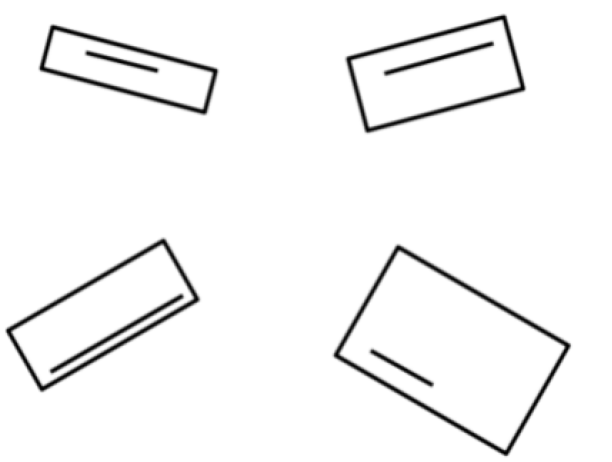
#> input picture Notebook/rectangles.png, 612 x 462 px
$ jupyter execute --allow-errors rectangle-sol.ipynb
#> lines starting #> are read from the running program, lines starting #| are printed output that depends on the picture; after the words box and inside, x2 and y2 are one past the last pixel; in counts of white or black regions, pixels touching at a corner belong together; long printed decimals are rounded
[cell 1]
# pip install opencv-python

[cell 2]
import numpy as np
import matplotlib.pyplot as plt
import cv2


image = cv2.imread('rectangles.png')
#> image is the input picture: shape (462, 612, 3); min 0, max 255, mean 245.6
gray = cv2.cvtColor(image, cv2.COLOR_BGR2GRAY)
edges = cv2.Canny(gray, threshold1=50, threshold2=150)
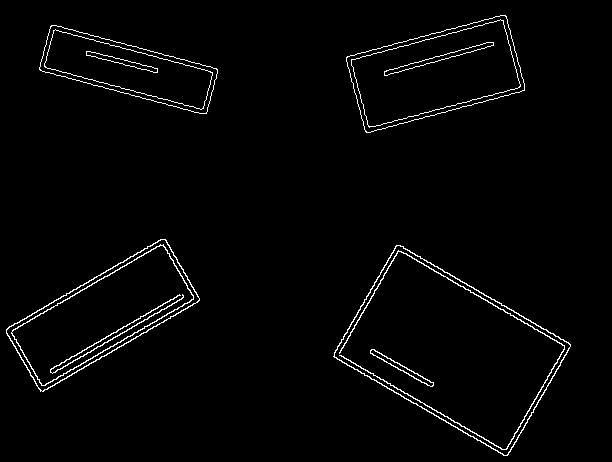
#> edges: shape (462, 612); 2% white in thin lines or dots, all inside (x1, y1, x2, y2) = (6, 15, 571, 456)
contours, _ = cv2.findContours(edges.copy(), cv2.RETR_TREE, cv2.CHAIN_APPROX_SIMPLE)
#> contours = 22 contours; largest, box (x1, y1, x2, y2) and area: (333, 245, 571, 456) 26110, (334, 245, 571, 456) 25798, (6, 239, 200, 392) 13365, (6, 239, 200, 392) 13124, (346, 15, 525, 133) 12992
cv2.drawContours(image, contours, -1, (0, 255, 0), 2)
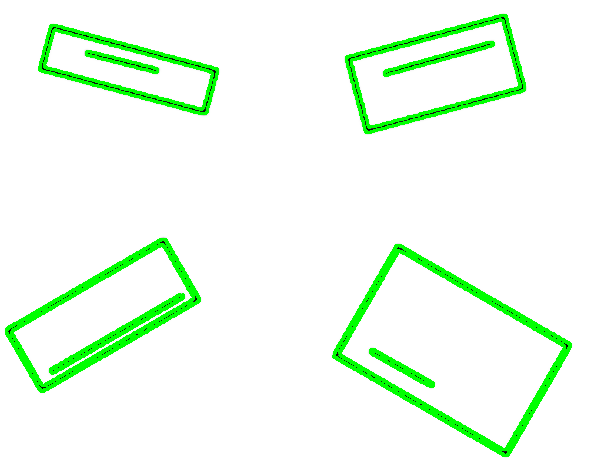
#> image: shape (462, 612, 3); 6.5% of pixels changed, all inside (x1, y1, x2, y2) = (5, 14, 572, 457)

plt.imshow(cv2.cvtColor(image, cv2.COLOR_BGR2RGB))
plt.title('Detected Contours')
plt.axis('off')
plt.show()

[cell 3]
import numpy as np
import matplotlib.pyplot as plt
import cv2

image = cv2.imread('rectangles.png')

gray = cv2.cvtColor(image, cv2.COLOR_BGR2GRAY)

edges = cv2.Canny(gray, threshold1=50, threshold2=150)
contours, _ = cv2.findContours(edges.copy(), cv2.RETR_TREE, cv2.CHAIN_APPROX_SIMPLE)

min_area = 100
filtered_contours = [cnt for cnt in contours if cv2.contourArea(cnt) > min_area]
#> filtered_contours has the same summary as contours

cv2.drawContours(image, filtered_contours, -1, (0, 255, 0), 2)

plt.imshow(cv2.cvtColor(image, cv2.COLOR_BGR2RGB))
plt.title('Detected Contours')
plt.axis('off')
plt.show()

[cell 4]
import numpy as np
import matplotlib.pyplot as plt
import cv2

# Load the image
image = cv2.imread('rectangles.png')

# Convert to grayscale
gray = cv2.cvtColor(image, cv2.COLOR_BGR2GRAY)

# Apply edge detection (example using Canny edge detector)
edges = cv2.Canny(gray, threshold1=50, threshold2=150)

# Find contours with RETR_TREE to get all contours including internal ones
contours, _ = cv2.findContours(edges.copy(), cv2.RETR_TREE, cv2.CHAIN_APPROX_SIMPLE)

# Filter contours based on area to exclude very small contours
min_area = 100  # Adjust as necessary
filtered_contours = [cnt for cnt in contours if cv2.contourArea(cnt) > min_area]

# Sort contours by length (arcLength)
filtered_contours.sort(key=lambda x: cv2.arcLength(x, closed=False))

# Draw all contours (including internal contours) and assign numbers
for i, contour in enumerate(filtered_contours):
    cv2.drawContours(image, [contour], -1, (0, 255, 0), 2)
    length = cv2.arcLength(contour, closed=False)
    cv2.putText(image, f'{i + 1}', (contour[0][0][0], contour[0][0][1] + 20),
                cv2.FONT_HERSHEY_SIMPLEX, 0.8, (255, 0, 0), 2, cv2.LINE_AA)
#> this loop made 22 passes
#> length on passes 1 to 12: 155, 157.2, 159.7, 160.1, 242.4, 245.1, 428.7, 432.5, 461.8, 462, 480.3, 484
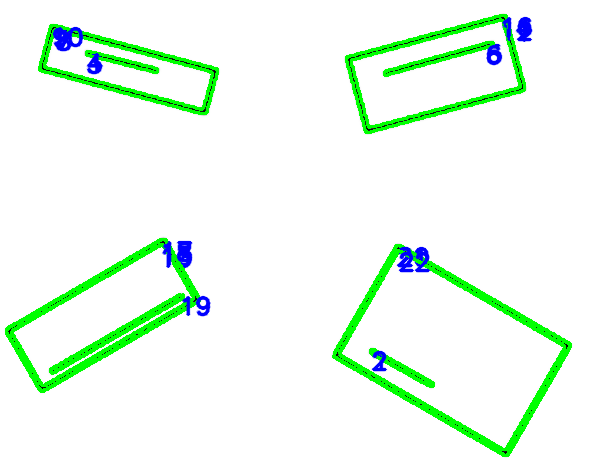
#> image: shape (462, 612, 3); 7.47% of pixels changed, all inside (x1, y1, x2, y2) = (5, 14, 572, 457)

# Show the image with all detected contours and numbers
plt.imshow(cv2.cvtColor(image, cv2.COLOR_BGR2RGB))
plt.title('Detected Contours Numbered by Length')
plt.axis('off')
plt.show()

[cell 5]
import numpy as np
import matplotlib.pyplot as plt
import cv2

# Load the image
image = cv2.imread('rectangles.png')

# Convert to grayscale
gray = cv2.cvtColor(image, cv2.COLOR_BGR2GRAY)

# Apply edge detection (example using Canny edge detector)
edges = cv2.Canny(gray, threshold1=50, threshold2=150)

# Find contours with RETR_TREE to get all contours including internal ones
contours, _ = cv2.findContours(edges.copy(), cv2.RETR_TREE, cv2.CHAIN_APPROX_SIMPLE)

# Filter contours based on area to exclude very small contours
min_area = 100  # Adjust as necessary
filtered_contours = [cnt for cnt in contours if cv2.contourArea(cnt) > min_area]

# Calculate lengths of all filtered contours
contour_lengths = [(cv2.arcLength(cnt, closed=False), cnt) for cnt in filtered_contours]
#> contour_lengths = 22 items

# Sort contours by length in increasing order
contour_lengths.sort(key=lambda x: x[0])

# Draw all contours (including internal contours)
cv2.drawContours(image, [cnt for length, cnt in contour_lengths], -1, (0, 255, 0), 2)

# Display sorted contours and their lengths
for i, (length, contour) in enumerate(contour_lengths):
    print(f"Length of contour {i + 1}: {length}")
    cv2.putText(image, f'Length: {length:.2f}', (contour[0][0][0], contour[0][0][1] - 10),
                cv2.FONT_HERSHEY_SIMPLEX, 0.5, (255, 0, 0), 1, cv2.LINE_AA)
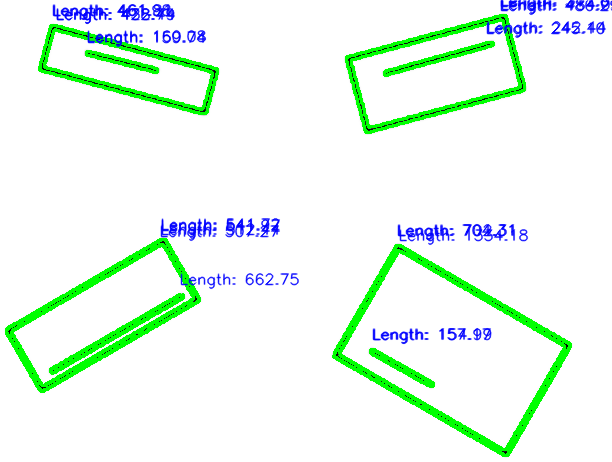
#> image: shape (462, 612, 3); 3.34% of pixels changed, all inside (x1, y1, x2, y2) = (52, 0, 612, 345)

# Show the image with all detected contours and lengths
plt.imshow(cv2.cvtColor(image, cv2.COLOR_BGR2RGB))
plt.title('Detected Contours with Lengths (Sorted)')
plt.axis('off')
plt.show()

[cell 6]
import numpy as np
import matplotlib.pyplot as plt
import cv2

# Load the image
image = cv2.imread('majorr.png')

# Convert to grayscale
#> (the rest of this cell did not finish here and is left out)

[cell 7]
import numpy as np
import matplotlib.pyplot as plt
import cv2

# Load the image
image = cv2.imread('majorr.png')

# Convert to grayscale
#> (the rest of this cell did not finish here and is left out)

[cell 8]
##############################################################3
import numpy as np
import matplotlib.pyplot as plt
import cv2

# Load the image
image = cv2.imread('majorr.png')

# Convert to grayscale
#> (the rest of this cell did not finish here and is left out)

[cell 9]
######
import numpy as np
import matplotlib.pyplot as plt
import cv2

# Load the image
image = cv2.imread('majorr.png')

# Convert to grayscale
#> (the rest of this cell did not finish here and is left out)

[cell 10]
#######################################################
import numpy as np
import matplotlib.pyplot as plt
import cv2

# Load the image
image = cv2.imread('majorr.png')

# Convert to grayscale
#> (the rest of this cell did not finish here and is left out)

[cell 11]
################################################################## solution#############################3
import numpy as np
import matplotlib.pyplot as plt
import cv2

# Load the image
image = cv2.imread('rectangles.png')

# Convert to grayscale
gray = cv2.cvtColor(image, cv2.COLOR_BGR2GRAY)

# Apply edge detection (example using Canny edge detector)
edges = cv2.Canny(gray, threshold1=50, threshold2=150)

# Find contours with RETR_TREE to get all contours including internal ones
contours, _ = cv2.findContours(edges.copy(), cv2.RETR_TREE, cv2.CHAIN_APPROX_SIMPLE)

# Filter contours based on area to exclude very small contours
min_area = 100  # Adjust as necessary
filtered_contours = [cnt for cnt in contours if cv2.contourArea(cnt) > min_area]

# Function to check if a contour is a rectangle
def is_rectangle(contour, epsilon=0.02):
    # Approximate the contour
#> called with contour = array of shape (430, 1, 2), epsilon = 0.02
    approx = cv2.approxPolyDP(contour, epsilon * cv2.arcLength(contour, True), True)
#> approx = [[396, 245], [333, 356], [507, 455], [570, 344]]
    # A rectangle has 4 vertices
    return len(approx) == 4

# Filter out rectangular contours
non_rectangular_contours = [cnt for cnt in filtered_contours if not is_rectangle(cnt)]
#> non_rectangular_contours = 6 contours; box (x1, y1, x2, y2) and area: (384, 42, 494, 76) 476, (384, 42, 494, 76) 472, (370, 349, 434, 387) 337, (86, 51, 158, 73) 303, (339, 250, 565, 450) 298, (50, 294, 184, 374) 150

# Calculate lengths of all non-rectangular contours
contour_lengths = [(cv2.arcLength(cnt, closed=False), cnt) for cnt in non_rectangular_contours]
#> contour_lengths = 6 items

# Sort contours by length in increasing order
contour_lengths.sort(key=lambda x: x[0])

# Print the initial lengths of all non-rectangular contours
print("Initial lengths of non-rectangular contours (sorted):")
for length, _ in contour_lengths:
    print(length)
#> this loop made 6 passes
#> length on passes 1 to 6: 157.2, 159.7, 242.4, 245.1, 662.7, 1334.2
#| 157.167
#| 159.740
#| 242.439
#| 245.095
#| 662.749
#| 1334.185

# Function to calculate the midpoint of a contour
def contour_midpoint(contour):
    M = cv2.moments(contour)
#> M = moments, m00 337, centre m10/m00, m01/m00 = (401.4, 367.6)
    if M["m00"] != 0:
        cx = int(M["m10"] / M["m00"])
#> cx = 401
        cy = int(M["m01"] / M["m00"])
#> cy = 367
    else:
        cx, cy = 0, 0
    return np.array([cx, cy])

# Calculate distances between all contour midpoints
midpoints = [contour_midpoint(cnt) for _, cnt in contour_lengths]
#> midpoints = [[401, 367], [121, 61], [438, 58], [438, 58], [116, 333], [451, 349]]
merged_contours = []
used = [False] * len(contour_lengths)
#> used = [False, False, False, False, False, False]

# Merge contours that are closer than the specified threshold
threshold = 2.70

for i in range(len(contour_lengths)):
    if used[i]:
        continue
    length_sum = contour_lengths[i][0]
    count = 1
    for j in range(i + 1, len(contour_lengths)):
        if used[j]:
            continue
        distance = np.linalg.norm(midpoints[i] - midpoints[j])
        if distance < threshold:
            length_sum += contour_lengths[j][0]
            count += 1
            used[j] = True
    merged_length = length_sum / count
    merged_contours.append((merged_length, contour_lengths[i][1]))
    used[i] = True
#> this loop made 6 passes
#> merged_length on passes 1, 2, 3, 5, 6: 157.2, 159.7, 243.8, 662.7, 1334.2
#> after the loop, merged_contours = 5 items; used = [True, True, True, True, True, True]

# Sort the merged contours by length again
merged_contours.sort(key=lambda x: x[0])

# Print the lengths of merged non-rectangular contours
print("\nLengths of merged non-rectangular contours (sorted):")
for length, _ in merged_contours:
    print(length)
#> this loop made 5 passes
#| 157.167
#| 159.740
#| 243.767
#| 662.749
#| 1334.185

# Draw and label the first 4 merged non-rectangular contours
font_scale = 1.5
thickness = 2
for rank, (length, contour) in enumerate(merged_contours[:4]):
    cv2.drawContours(image, [contour], -1, (0, 255, 0), 2)
    cv2.putText(image, f'{rank + 1}', (contour[0][0][0], contour[0][0][1] - 10),
                cv2.FONT_HERSHEY_SIMPLEX, font_scale, (255, 0, 0), thickness, cv2.LINE_AA)
#> this loop made 4 passes
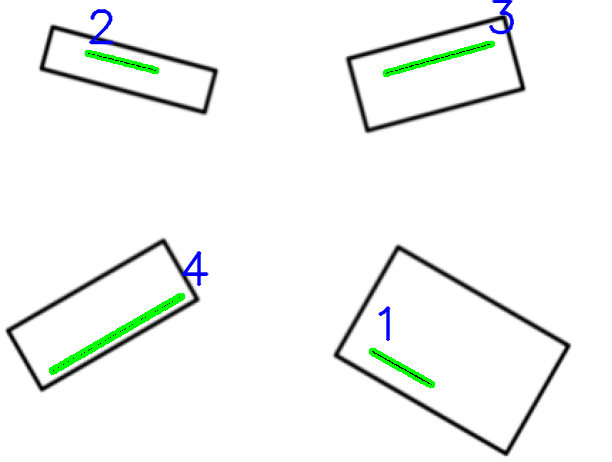
#> image: shape (462, 612, 3); 1.58% of pixels changed, all inside (x1, y1, x2, y2) = (49, 0, 515, 388)

# Draw all remaining merged non-rectangular contours
for length, contour in merged_contours[4:]:
    cv2.drawContours(image, [contour], -1, (0, 255, 0), 2)
#> this loop made 1 pass
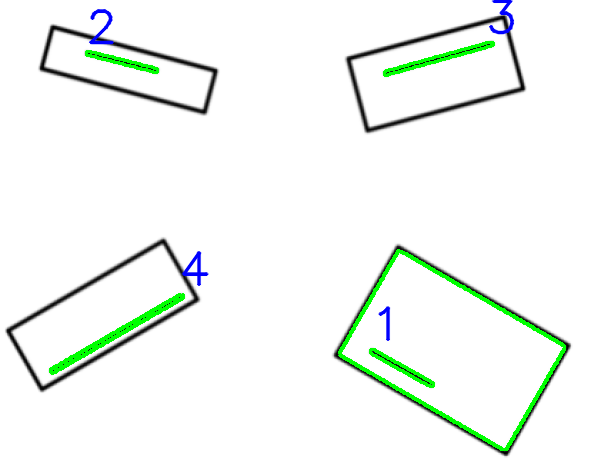
#> image: shape (462, 612, 3); 0.89% of pixels changed, all inside (x1, y1, x2, y2) = (338, 249, 566, 451)

# Show the image with all detected contours and lengths
plt.imshow(cv2.cvtColor(image, cv2.COLOR_BGR2RGB))
plt.title('Detected Non-Rectangular Contours with Lengths (Sorted)')
plt.axis('off')
plt.show()

#> (a cell that did not finish here is left out)

[cell 13]
import cv2
import numpy as np

# Read the image in grayscale
image = cv2.imread('img1.png', cv2.IMREAD_GRAYSCALE)

# Apply Canny edge detection
edges = cv2.Canny(image, threshold1=30, threshold2=100)  # Adjust thresholds as needed

# Display the original and edges images
cv2.imshow('Original Image', image)
cv2.imshow('Detected Lines', edges)
cv2.waitKey(0)
cv2.destroyAllWindows()

[cell 14]
import cv2
import numpy as np

# Read the image in grayscale
image = cv2.imread('img1.png', cv2.IMREAD_GRAYSCALE)

# Apply Canny edge detection
edges = cv2.Canny(image, threshold1=30, threshold2=100)  # Adjust thresholds as needed

# Display the original and edges images
cv2.imshow('Original Image', image)
cv2.imshow('Detected Lines', edges)

# Wait for a key press and close all windows
cv2.waitKey(0)
cv2.destroyAllWindows()

[cell 15]
import cv2
import numpy as np
scale = cv2.imread('img1.png', cv2.IMREAD_COLOR)
#> (the rest of this cell did not finish here and is left out)

[cell 16]
# Read image
img = cv2.imread('img1.png', cv2.IMREAD_COLOR) # road.png is the filename
# Convert the image to gray-scale
#> (the rest of this cell did not finish here and is left out)

[cell 17]
max_slider = 100
# Read image
img = cv2.imread('img1.png', cv2.IMREAD_COLOR) # road.png is the filename
# Convert the image to gray-scale
#> (the rest of this cell did not finish here and is left out)

[cell 18]
################################3

[cell 19]
import cv2
import numpy as np


image = cv2.imread('rectangles.png')
height, width = image.shape[:2]
#> height = 462; width = 612

gray = cv2.cvtColor(image, cv2.COLOR_BGR2GRAY)

edges = cv2.Canny(gray, 50, 150)

contours, _ = cv2.findContours(edges, cv2.RETR_EXTERNAL, cv2.CHAIN_APPROX_SIMPLE)
#> contours = 4 contours; box (x1, y1, x2, y2) and area: (333, 245, 571, 456) 26110, (6, 239, 200, 392) 13365, (346, 15, 525, 133) 12992, (39, 25, 218, 114) 8182

contour = max(contours, key=cv2.contourArea)
#> contour = contour of 430 points, box (x1, y1, x2, y2) (333, 245, 571, 456), area 26110

epsilon = 0.02 * cv2.arcLength(contour, True)
#> epsilon = 14.17
approx = cv2.approxPolyDP(contour, epsilon, True)
#> approx = [[396, 245], [333, 356], [507, 455], [570, 344]]
approx = approx.reshape(4, 2)


rect = np.zeros((4, 2), dtype="float32")
s = approx.sum(axis=1)
#> s = [641, 689, 962, 914]
rect[0] = approx[np.argmin(s)]
rect[2] = approx[np.argmax(s)]
diff = np.diff(approx, axis=1)
#> diff = [-151, 23, -52, -226]
rect[1] = approx[np.argmin(diff)]
rect[3] = approx[np.argmax(diff)]

dst = np.array([
    [0, 0],
    [width - 1, 0],
    [width - 1, height - 1],
    [0, height - 1]], dtype="float32")
#> dst = [[0, 0], [611, 0], [611, 461], [0, 461]]
M = cv2.getPerspectiveTransform(rect, dst)
#> M = [[2.65, 1.51, -1420.2], [-1.79, 3.14, -61.81], [2.19e-19, -1.55e-18, 1]]
warped = cv2.warpPerspective(image, M, (width, height))
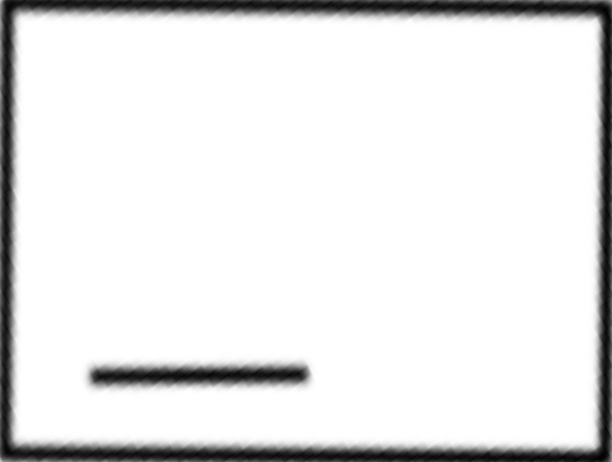
#> warped: shape (462, 612, 3); min 0, max 255, mean 229.9
cv2.imshow("Original Image", image)
cv2.imshow("Edges", edges)
cv2.imshow("Straightened Image", warped)
cv2.waitKey(0)
cv2.destroyAllWindows()

[cell 20]
#task 2 solution


import cv2
import numpy as np


image = cv2.imread('rectangles.png')
height, width = image.shape[:2]  # mage dimensions

#  image to grayscale
gray = cv2.cvtColor(image, cv2.COLOR_BGR2GRAY)

# edge detection
#  Canny edge detection
edges = cv2.Canny(gray, 50, 150)


contours, _ = cv2.findContours(edges, cv2.RETR_EXTERNAL, cv2.CHAIN_APPROX_SIMPLE)

counter = 0


for contour in contours:

    epsilon = 0.02 * cv2.arcLength(contour, True)
    approx = cv2.approxPolyDP(contour, epsilon, True)
    approx = approx.reshape(4, 2)

    rect = np.zeros((4, 2), dtype="float32")
    s = approx.sum(axis=1)
    rect[0] = approx[np.argmin(s)]
    rect[2] = approx[np.argmax(s)]
    diff = np.diff(approx, axis=1)
    rect[1] = approx[np.argmin(diff)]
    rect[3] = approx[np.argmax(diff)]


    dst = np.array([
        [0, 0],
        [width - 1, 0],
        [width - 1, height - 1],
        [0, height - 1]], dtype="float32")
    M = cv2.getPerspectiveTransform(rect, dst)
    warped = cv2.warpPerspective(image, M, (width, height))
    filename = f'straightened_image_{counter}.jpg'
    cv2.imwrite(filename, warped)
    print(f'Saved {filename}')
    counter += 1
    cv2.imshow("Original Image", image)
    cv2.imshow("Edges", edges)
    cv2.imshow("Straightened Image", warped)
    cv2.waitKey(0)
#> this loop made 4 passes
#> (epsilon, approx, s, diff, filename) on passes 1 to 4: (14.17, [[396, 245], [333, 356], [507, 455], [570, 344]], [641, 689, 962, 914], [-151, 23, -52, -226], 'straightened_image_0.jpg'), (10.93, [[165, 239], [6, 329], [40, 391], [199, 300]], [404, 335, 431, 499], [74, 323, 351, 101], 'straightened_image_1.jpg'), (9.34, [[50, 26], [40, 70], [206, 113], [216, 68]], [76, 110, 319, 284], [-24, 30, -93, -148], 'straightened_image_2.jpg'), (10.36, [[506, 16], [347, 56], [365, 131], [524, 90]], [522, 403, 496, 614], [-490, -291, -234, -434], 'straightened_image_3.jpg')
#| Saved straightened_image_0.jpg
#| Saved straightened_image_1.jpg
#| Saved straightened_image_2.jpg
#| Saved straightened_image_3.jpg
#> pass 2, `warped = cv2.warpPerspective(image, M, (width, height))`:
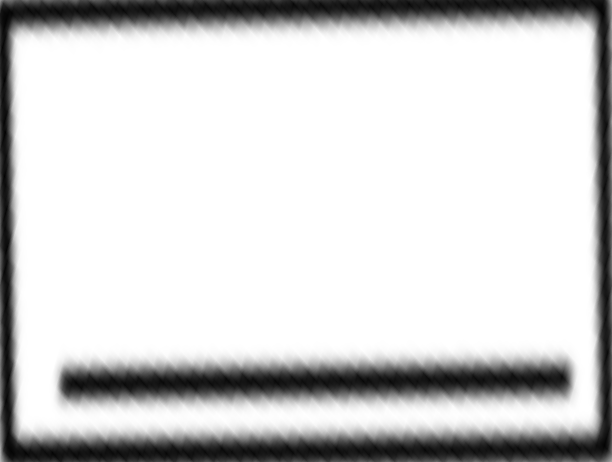
#> warped: shape (462, 612, 3); min 1, max 255, mean 209.7
#> pass 3, `warped = cv2.warpPerspective(image, M, (width, height))`:
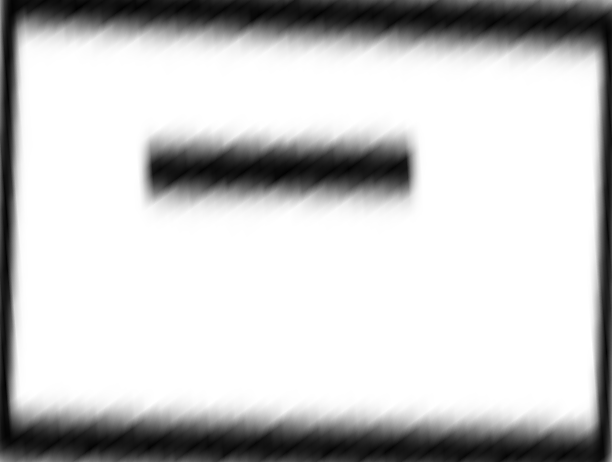
#> warped: shape (462, 612, 3); min 1, max 255, mean 200.3
#> after the loop, counter = 4

cv2.destroyAllWindows()
